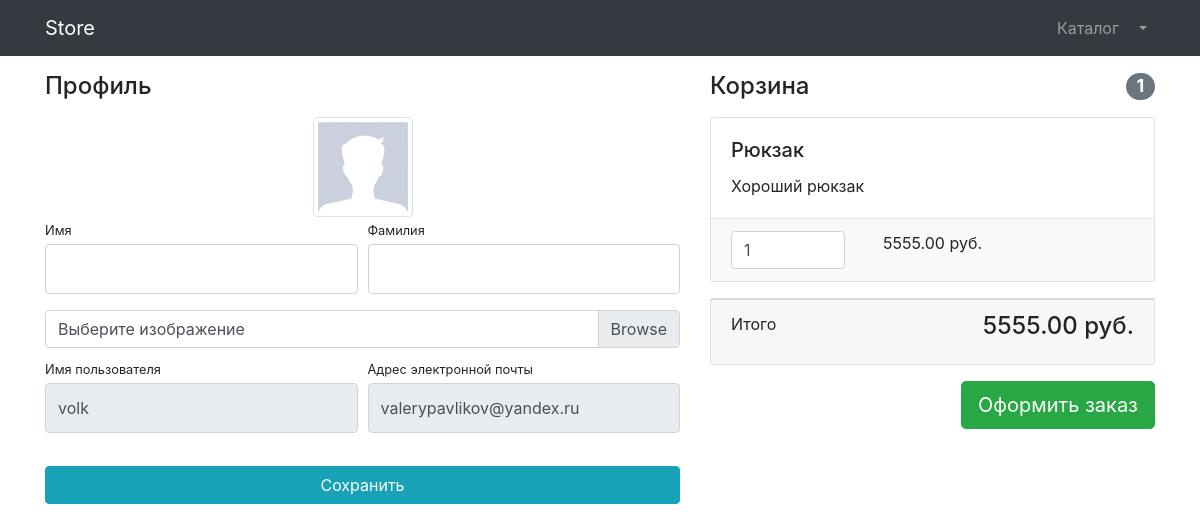
/users/profile/ (signed in), run on the app's committed database.
### users/models.py (models this page shows)
class User(AbstractUser):
    image = models.ImageField(upload_to='user_images', null=True, blank=True)

### products/models.py (models this page shows, shortened)
class Basket(models.Model):
    user = models.ForeignKey(to=User, on_delete=models.CASCADE)
    product = models.ForeignKey(to=Product, on_delete=models.CASCADE)
    quantity = models.PositiveSmallIntegerField(default=0)
    created_timestamp = models.DateTimeField(auto_now_add=True)
    def sum(self):
        return self.product.price * self.quantity

class Product(models.Model):
    name = models.CharField(max_length=256)
    description = models.TextField()
    price = models.DecimalField(max_digits=7, decimal_places=2)
    quantity = models.PositiveIntegerField(default=0)
    image = models.ImageField(upload_to='products_images')
    category = models.ForeignKey(to=ProductCategory, on_delete=models.CASCADE)

### users/views.py (the view)
# urls.py: path('profile/', profile, name='profile'),
@login_required
def profile(request):
    if request.method == 'POST':
        form = UserProfileForm(instance=request.user, data=request.POST, files=request.FILES)
        if form.is_valid():
            form.save()
            return HttpResponseRedirect(reverse('users:profile'))
    else:
        form = UserProfileForm(instance=request.user)
    baskets = Basket.objects.filter(user=request.user)
    total_sum = 0
    total_quantity = 0
    for basket in baskets:
        total_sum += basket.sum()
        total_quantity += basket.quantity
    context = {'title': 'Store - Профиль',
               'form': form,
               'baskets': baskets,
               'total_sum': total_sum,
               'total_quantity': total_quantity,
               }
    return render(request, 'users/profile.html', context)

### users/forms.py
class UserProfileForm(UserChangeForm):
    first_name = forms.CharField(widget=forms.TextInput(attrs={
        'class': 'form-control py-4',
    }))
    last_name = forms.CharField(widget=forms.TextInput(attrs={
        'class': 'form-control py-4',
    }))
    image = forms.ImageField(widget=forms.FileInput(attrs={
        'class': 'custom-file-input',
    }), required=False)
    username = forms.CharField(widget=forms.TextInput(attrs={
        'class': 'form-control py-4',
        'readonly': True
    }))
    email = forms.CharField(widget=forms.TextInput(attrs={
        'class': 'form-control py-4',
        'readonly': True
    }))
    class Meta:
        model = User
        fields = ('first_name', 'last_name', 'image', 'username', 'email')

### users/templates/users/profile.html (shortened to what this page needs)
{% extends 'products/base.html' %}
{% load static %}
{% block css %}
<link href="{% static 'vendor/css/profile.css' %}" rel="stylesheet">
{% endblock %}
{% block content %}
<div class="container">
    <div class="row">
        <div class="col-lg-7">
            <h4 class="mt-3 mb-3">Профиль</h4>
            <div class="col-lg-12 text-center">
                <img width="100" height="100"
                     src="{% if user.image %} {{ user.image.url }}{% else %} {% static 'vendor/img/users/default_avatar.jpg' %} {% endif %}"
                     class="img-thumbnail">
            </div>
            <form action="{% url 'users:profile' %}" method="post" enctype="multipart/form-data">
                <div class="form-row">
                    <div class="col-lg-6">
                        <div class="form-group">
                            <label class="small mb-1" for="{{form.first_name.id_for_label}}">Имя</label>
                            {{ form.first_name  }}
                        </div>
                    </div>
                    <div class="col-lg-6">
                        <div class="form-group">
                            <label class="small mb-1" for="{{form.last_name.id_for_label}}">Фамилия</label>
                            {{ form.last_name  }}
                        </div>
                    </div>
                </div>
                <div class="form-row mb-2">
                    <div class="col-lg-12">
                        <div class="custom-file">
                            <label class="custom-file-label" for="{{form.image.id_for_label}}">Выберите изображение</label>
                        </div>
                    </div>
                </div>
                <div class="form-row">
                    <div class="col-lg-6">
                        <label class="small mb-1" for="{{form.username.id_for_label}}">Имя пользователя</label>
                        {{form.username}}
                    </div>
                    <div class="col-lg-6">
                        <label class="small mb-1" for="inputEmailAddress">Адрес электронной
                            почты</label>
                        <input class="form-control py-4" id="inputEmailAddress" type="email"
                               aria-describedby="emailHelp"
                               value="valerypavlikov@yandex.ru" disabled/>
                    </div>
                </div>
                <div class="form-row">
                    <div class="col-lg-12" style="margin-top: 33px;">
                        <input class="btn btn-info btn-block" type="submit" value="Сохранить">
                    </div>
                </div>
            </form>
        </div>
        <div class="col-lg-5">
            {% include 'products/baskets.html'%}
        </div>
    </div>
</div>
{% endblock %}

### products/templates/products/baskets.html (shortened to what this page needs)
{% if baskets %}
<h4 class="mt-3 mb-3 d-flex justify-content-between align-items-center mb-3">
    Корзина <span class="badge badge-secondary badge-pill">{{ total_quantity }}</span>
</h4>
{% for  basket in baskets %}
<div class="card mb-3">
    <div class="card-body">
        <h5 class="card-title">{{ basket.product.name }}</h5>
        <p class="card-text">{{ basket.product.description }}</p>
    </div>
    <ul class="list-group list-group-flush">
        <li class="list-group-item bg-light">
            <div class="row text-center">
                <div class="col-lg-4">
                    <input name="basketID" type="number" class="form-control"
                           value="{{ basket.quantity }}" min="0">
                </div>
                <div class="col-lg-4">{{ basket.sum}} руб.</div>
                <div class="col-lg-4">
                </div>
            </div>
        </li>
    </ul>
</div>
{%endfor%}
<div class="card mb-3">
    <div class="card-footer">
        <p class="float-left">Итого</p>
        <h4 class="float-right">{{ total_sum }} руб.</h4>
    </div>
</div>
<a class="btn btn-success btn-lg float-right" href="../orders/order-create.html">
    Оформить заказ
</a>
{% else %}
<h4 class="mt-3 mb-3 text-center">
    Корзина пуста
</h4>
{% endif %}

### data on the page
User: username "volk"
Basket: product.name "Рюкзак", product.description "Хороший рюкзак", basketID "1", sum "5555.00"

### other printed values
{{ total_quantity }} "1"
{{ total_sum }} "5555.00"
